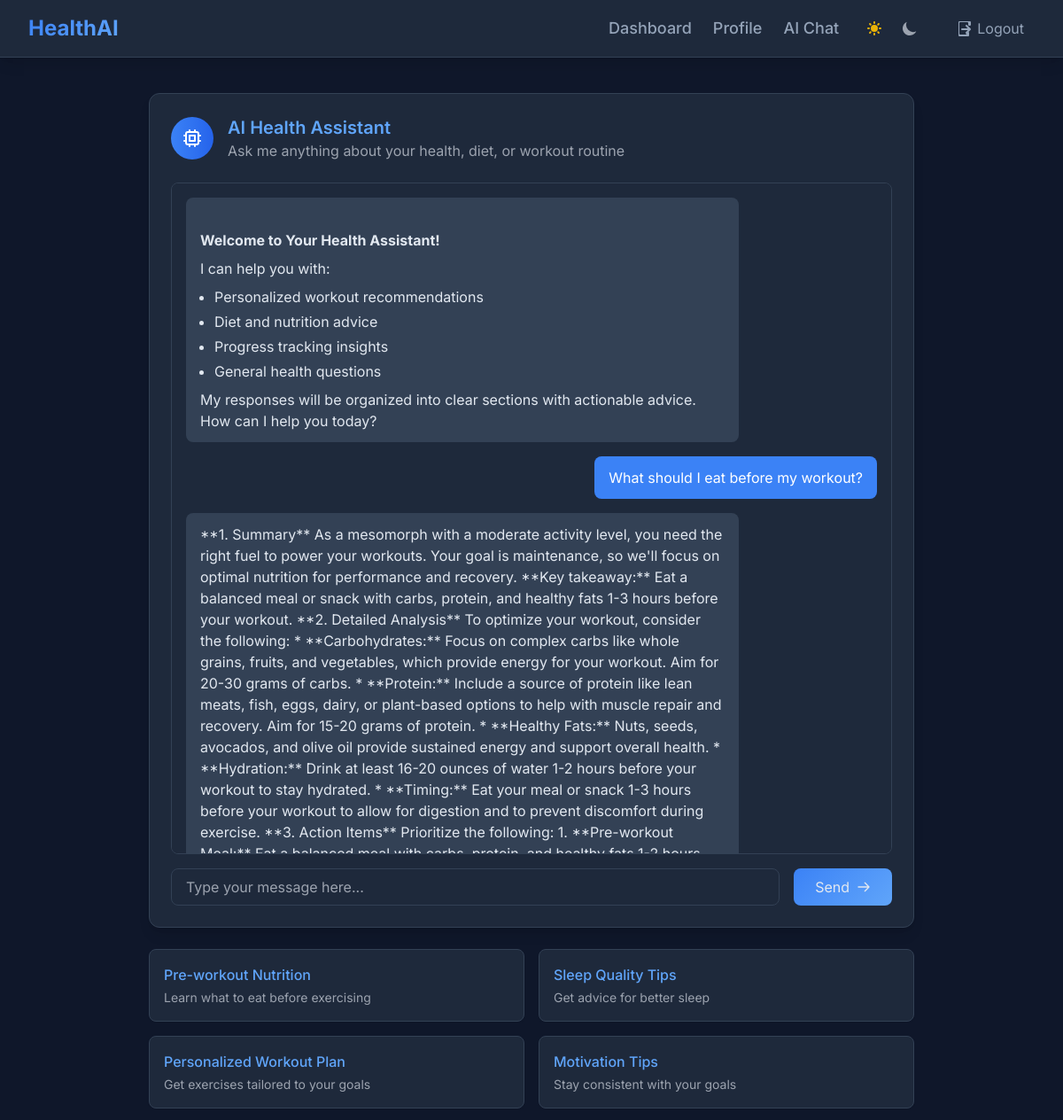
Screenshot of /chat/ (signed in) with the database file from the repository.
### healthapp/models.py (models this page shows, shortened)
class ChatHistory(models.Model):
    user = models.ForeignKey(User, on_delete=models.CASCADE)
    message = models.TextField()
    response = models.TextField()
    timestamp = models.DateTimeField(auto_now_add=True)
    class Meta:
        ordering = ['-timestamp']
        verbose_name_plural = 'Chat histories'

### healthapp/views.py (the view, shortened to what this page needs)
# urls.py: path('chat/', views.chat, name='chat'),
@login_required
def chat(request):
    try:
        profile = request.user.userprofile
    except UserProfile.DoesNotExist:
        profile = UserProfile.objects.create(
            user=request.user,
            height=170,
            weight=70,
            body_type='mesomorph',
            activity_level='moderate',
            fitness_goal='maintenance'
        )
        return redirect('profile')
    chat_history = ChatHistory.objects.filter(user=request.user).order_by('-timestamp')[:10]
    return render(request, 'chat.html', {
        'chat_history': chat_history,
        'profile': profile
    })

### templates/chat.html (shortened to what this page needs)
{% extends 'base.html' %}
{% block content %}
<div class="max-w-4xl mx-auto p-4">
    <div class="stats-card rounded-xl shadow-lg p-6">
        <div class="flex items-center space-x-4 mb-6">
            <div class="w-12 h-12 rounded-full bg-gradient-to-r from-blue-500 to-blue-600 flex items-center justify-center">
                <svg class="w-6 h-6 text-white" fill="none" stroke="currentColor" viewBox="0 0 24 24">
                    <path stroke-linecap="round" stroke-linejoin="round" stroke-width="2" d="M9 3v2m6-2v2M9 19v2m6-2v2M5 9H3m2 6H3m18-6h-2m2 6h-2M7 19h10a2 2 0 002-2V7a2 2 0 00-2-2H7a2 2 0 00-2 2v10a2 2 0 002 2zM9 9h6v6H9V9z" />
                </svg>
            </div>
            <div>
                <h1 class="text-xl font-semibold text-blue-400">AI Health Assistant</h1>
                <p class="text-gray-400">Ask me anything about your health, diet, or workout routine</p>
            </div>
        </div>
        <div class="chat-container rounded-lg p-4 h-[60vh] overflow-y-auto mb-4" id="chat-messages">
            <div class="mb-4">
                <div class="ai-message inline-block px-4 py-3 rounded-lg max-w-[80%]">
                    <div class="prose prose-invert prose-sm">
                        <h4 class="font-bold text-gray-200 mt-0 mb-1">Welcome to Your Health Assistant!</h4>
                        <p class="m-0">I can help you with:</p>
                        <ul class="list-disc ml-4 mt-1 mb-1">
                            <li>Personalized workout recommendations</li>
                            <li>Diet and nutrition advice</li>
                            <li>Progress tracking insights</li>
                            <li>General health questions</li>
                        </ul>
                        <p class="m-0">My responses will be organized into clear sections with actionable advice. How can I help you today?</p>
                    </div>
                </div>
            </div>
            {% for chat in chat_history %}
            <div class="mb-4 text-right">
                <div class="user-message inline-block px-4 py-3 rounded-lg max-w-[80%]">
                    {{ chat.message }}
                </div>
            </div>
            <div class="mb-4">
                <div class="ai-message inline-block px-4 py-3 rounded-lg max-w-[80%]">
                    <div class="prose prose-invert prose-sm markdown-content">
                        {{ chat.response }}
                    </div>
                </div>
            </div>
            {% endfor %}
        </div>
        <form id="chat-form" class="flex gap-4">
            <input type="text"
                   id="chat-input"
                   class="input-field flex-1 px-4 py-2 rounded-lg"
                   placeholder="Type your message here..."
                   required>
            <button type="submit"
                    class="button-primary px-6 py-2 rounded-lg flex items-center space-x-2">
                <span>Send</span>
                <svg class="w-4 h-4" fill="none" stroke="currentColor" viewBox="0 0 24 24">
                    <path stroke-linecap="round" stroke-linejoin="round" stroke-width="2" d="M14 5l7 7m0 0l-7 7m7-7H3" />
                </svg>
            </button>
        </form>
    </div>
    <div class="mt-6 grid grid-cols-1 md:grid-cols-2 gap-4">
        <button onclick="askQuestion('What should I eat before my workout?')"
                class="p-4 stats-card rounded-lg shadow-sm hover:bg-gray-800 transition-colors text-left">
            <h3 class="font-medium mb-1 text-blue-400">Pre-workout Nutrition</h3>
            <p class="text-sm text-gray-400">Learn what to eat before exercising</p>
        </button>
        <button onclick="askQuestion('How can I improve my sleep quality?')"
                class="p-4 stats-card rounded-lg shadow-sm hover:bg-gray-800 transition-colors text-left">
            <h3 class="font-medium mb-1 text-blue-400">Sleep Quality Tips</h3>
            <p class="text-sm text-gray-400">Get advice for better sleep</p>
        </button>
        <button onclick="askQuestion('What exercises are best for my fitness goal?')"
                class="p-4 stats-card rounded-lg shadow-sm hover:bg-gray-800 transition-colors text-left">
            <h3 class="font-medium mb-1 text-blue-400">Personalized Workout Plan</h3>
            <p class="text-sm text-gray-400">Get exercises tailored to your goals</p>
        </button>
        <button onclick="askQuestion('How can I stay motivated with my fitness journey?')"
                class="p-4 stats-card rounded-lg shadow-sm hover:bg-gray-800 transition-colors text-left">
            <h3 class="font-medium mb-1 text-blue-400">Motivation Tips</h3>
            <p class="text-sm text-gray-400">Stay consistent with your goals</p>
        </button>
    </div>
</div>
{% endblock %}

### templates/base.html (style rules this page uses)
:root { --dark-bg: #0f172a; --dark-card: #1e293b; --dark-border: #334155; --dark-text: #e2e8f0; --light-bg: #f8fafc; --light-card: #ffffff; --light-border: #e2e8f0; --light-text: #0f172a; --accent-blue: #3b82f6; --accent-blue-light: #60a5fa; }
body { font-family: 'Inter', sans-serif; transition: background-color 0.3s ease, color 0.3s ease; }
.dark body { background-color: var(--dark-bg); color: var(--dark-text); }
.stats-card { transition: background-color 0.3s ease, border-color 0.3s ease; }
.dark .stats-card { background-color: var(--dark-card); border: 1px solid var(--dark-border); }
.dark .input-field { background-color: var(--dark-card); border: 1px solid var(--dark-border); color: var(--dark-text); }
.button-primary { transition: background 0.3s ease, transform 0.3s ease, box-shadow 0.3s ease; }
.dark .button-primary { background: linear-gradient(135deg, var(--accent-blue) 0%, var(--accent-blue-light) 100%); }
.dark .chat-container { background-color: var(--dark-card); border: 1px solid var(--dark-border); }
.dark .user-message { background-color: var(--accent-blue); color: white; }
.dark .ai-message { background-color: var(--dark-border); color: var(--dark-text); }

### templates/chat.html (style rules this page uses)
.prose h1, .prose h2, .prose h3, .prose h4 { color: #e2e8f0; margin-top: 1.5em; margin-bottom: 0.5em; }
.prose ul { margin-top: 0.5em; margin-bottom: 0.5em; }
.prose li { margin-bottom: 0.25em; }
.markdown-content { max-width: 100%; overflow-x: auto; }

### rows the page displays
ChatHistory: message "What should I eat before my workout?", response "**1. Summary** As a mesomorph with a moderate activity level, you need the right fuel to power your workouts. Your goal is maintenance, so we'll focus on optimal nutrition for performance and recovery. **Key takeaway:** Eat a balanced meal or snack with carbs, protein, and healthy fats 1-3 hours before your workout. **2. Detailed Analysis** To optimize your workout, consider the following: * **Carbohydrates:** Focus on complex carbs like whole grains, fruits, and vegetables, which provide energy for your workout. Aim for 20-30 grams of carbs. * **Protein:** Include a source of protein like lean meats, fish, eggs, dairy, or plant-based options to help with muscle repair and recovery. Aim for…"
